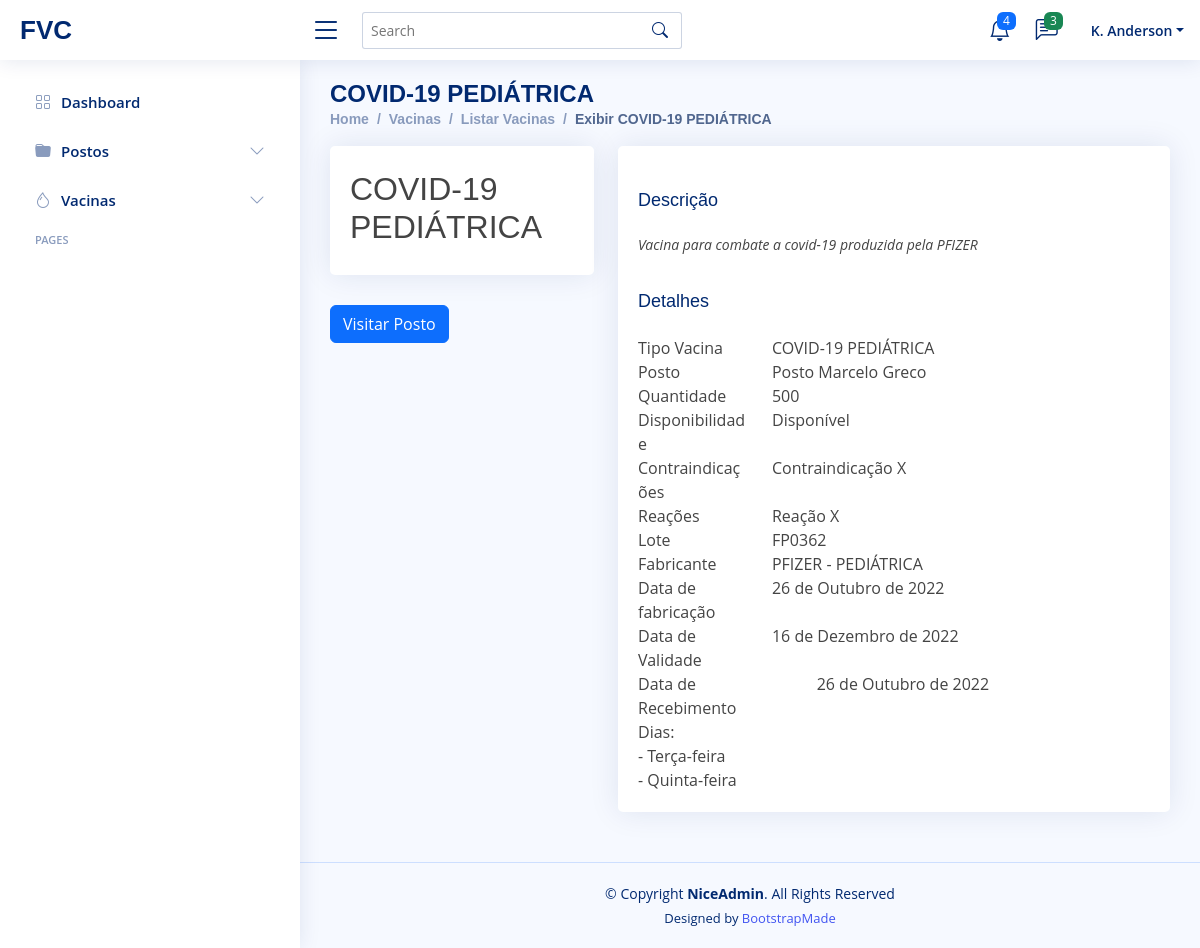
/vacshow/1, run on the app's committed database.
### core/models.py (models this page shows, shortened)
class vacinas(models.Model):
    DISPONIBILIDADE_CHOICES=[
        [1, "Disponível"],
        [0, "Indisponível"]
    ]
    vac_tipo_vacina = models.CharField(max_length = 120)
    vac_lote = models.CharField(max_length = 45)
    vac_fabricante = models.CharField(max_length = 45)
    vac_descricao = models.TextField(max_length = 300)
    vac_quantidade = models.IntegerField()
    vac_disponibilidade = models.BooleanField(choices=DISPONIBILIDADE_CHOICES)
    vac_contraindicacao = models.TextField(max_length = 300)
    vac_reacoes = models.TextField(max_length = 300)
    vac_data_fabricacao = models.DateField()
    vac_data_validade = models.DateField()
    vac_data_recebimento = models.DateField()
    vac_posto = models.ForeignKey("Postos", on_delete=models.CASCADE, related_name='Vacinas')
    vac_dias = models.ManyToManyField("Dias", related_name = "Vacinas")
    class Meta:
        verbose_name_plural = "Vacinas"

class postos(models.Model):
    pos_nome = models.CharField(max_length = 120)
    pos_cep = models.CharField(max_length = 45)
    pos_rua = models.CharField(max_length = 45)
    pos_bairro = models.CharField(max_length = 45)
    pos_numero = models.IntegerField()
    pos_logradouro = models.CharField(max_length = 45)
    pos_telefone = models.CharField(max_length = 45)
    def __str__(self):
        return (self.pos_nome)
    class Meta:
        verbose_name_plural = "Postos"

class dias(models.Model):
    DIAS_CHOICES= [
        [1, "Domingo"],
        [2, "Segunda-feira"],
        [3, "Terça-feira"],
        [4, "Quarta-feira"],
        [5, "Quinta-feira"],
        [6, "Sexta-feira"],
        [7, "Sábado"]
    ]
    dis_dia = models.CharField(max_length = 20 , choices= DIAS_CHOICES)
    def __str__(self):
        return (self.dis_dia)
    class Meta:
        verbose_name_plural = "Dias"

### core/views.py (the view)
# urls.py: path('vacshow/<int:id_vacina>', vac_show, name= "show_vacinas"),
def  vac_show(request, id_vacina):
    vacina = vacinas.objects.get(pk = id_vacina)
    dias = vacina.vac_dias.all()
    pacote = {"vacinaChave": vacina, "dias":dias}
    return render(request, "vac-show.html",pacote)

### core/templates/vac-show.html (shortened to what this page needs)
{%extends 'layouts/pages-blank.html'%}
{%block page-name%}{{vacinaChave.vac_tipo_vacina}}{%endblock page-name%}
{%block directory%}
<li class="breadcrumb-item"><a href="index.html">Home</a></li>
<li class="breadcrumb-item">Vacinas</li>
<li class="breadcrumb-item"><a href="{%url 'lista_vacinas'%}">Listar Vacinas</a></li>
<li class="breadcrumb-item active">Exibir {{vacinaChave.vac_tipo_vacina}}</li>
{%endblock directory%}
{%block main-content%}
<div class="row">
    <div class="col-xl-4">
      <div class="card">
        <div class="card-body profile-card pt-4 d-flex flex-column align-items-center">
          <h2>{{vacinaChave.vac_tipo_vacina}}</h2>
        </div>
      </div>
      <div class="">
        <a href= "{% url 'show_postos' vacinaChave.vac_posto.id%}">
          <button type="button" class="btn btn-primary">
            Visitar Posto
          </button>
        </a>
      </div>
    </div>
    <div class="col-xl-8">
      <div class="card">
        <div class="card-body pt-3">
          <div class="tab-content pt-2">
            <div class="tab-pane fade show active profile-overview" id="profile-overview">
              <h5 class="card-title">Descrição</h5>
              <p class="small fst-italic">{{vacinaChave.vac_descricao}}</p>
              <h5 class="card-title">Detalhes</h5>
              <div class="row">
                <div class="col-lg-3 col-md-4 label ">Tipo Vacina</div>
                <div class="col-lg-9 col-md-8">{{vacinaChave.vac_tipo_vacina}}</div>
              </div>
              <div class="row">
                <div class="col-lg-3 col-md-4 label ">Posto</div>
                <div class="col-lg-9 col-md-8">{{vacinaChave.vac_posto}}</div>
              </div>
              <div class="row">
                <div class="col-lg-3 col-md-4 label">Quantidade</div>
                <div class="col-lg-9 col-md-8">{{vacinaChave.vac_quantidade}}</div>
              </div>
              <div class="row">
                <div class="col-lg-3 col-md-4 label">Disponibilidade</div>
                <div class="col-lg-9 col-md-8">
                  {%if vacinaChave.vac_disponibilidade%}
                    <div class="col-lg-9 col-md-8">Disponível</div>
                  {% else %}
                    <div class="col-lg-9 col-md-8">Indisponível</div>
                  {% endif %}
                </div>
              </div>
              <div class="row">
                <div class="col-lg-3 col-md-4 label">Contraindicações</div>
                <div class="col-lg-9 col-md-8">{{vacinaChave.vac_contraindicacao}}</div>
              </div>
              <div class="row">
                <div class="col-lg-3 col-md-4 label">Reações</div>
                <div class="col-lg-9 col-md-8">{{vacinaChave.vac_reacoes}}</div>
              </div>
              <div class="row">
                <div class="col-lg-3 col-md-4 label">Lote</div>
                <div class="col-lg-9 col-md-8">{{vacinaChave.vac_lote}}</div>
              </div>
              <div class="row">
                <div class="col-lg-3 col-md-4 label">Fabricante</div>
                <div class="col-lg-9 col-md-8">{{vacinaChave.vac_fabricante}}</div>
              </div>
              <div class="row">
                <div class="col-lg-3 col-md-4 label">Data de fabricação</div>
                <div class="col-lg-9 col-md-8">{{vacinaChave.vac_data_fabricacao}}</div>
              </div>
              <div class="row">
                <div class="col-lg-3 col-md-4 label">Data de Validade</div>
                <div class="col-lg-9 col-md-8">{{vacinaChave.vac_data_validade}}</div>
              </div>
              <div class="row">
                <div class="col-lg-4 col-md-4 label">Data de Recebimento</div>
                <div class="col-lg-8 col-md-8">{{vacinaChave.vac_data_recebimento}}</div>
              </div>
              <div class="row">
                <div class="col-lg-4 col-md-4 label">Dias:</div>
                {%for dia in dias%}
                <div class="">- {{dia}}</div>
                {%endfor%}
              </div>
            </div>
          </div>
        </div>
      </div>
    </div>
  </div>
{%endblock main-content%}

### core/static/assets/css/style.css (style rules this page uses)
:root { scroll-behavior: smooth; }
body { font-family: "Open Sans", sans-serif; background: #f6f9ff; color: #444444; }
a { color: #4154f1; text-decoration: none; }
h1, h2, h3, h4, h5, h6 { font-family: "Nunito", sans-serif; }
.card { margin-bottom: 30px; border: none; border-radius: 5px; box-shadow: 0px 0 30px rgba(1, 41, 112, 0.1); }
.card-title { padding: 20px 0 15px 0; font-size: 18px; font-weight: 500; color: #012970; font-family: "Poppins", sans-serif; }
.card-body { padding: 0 20px 20px 20px; }
.breadcrumb a { color: #899bbd; transition: 0.3s; }
.breadcrumb .breadcrumb-item::before { color: #899bbd; }
.breadcrumb .active { color: #51678f; font-weight: 600; }

### data on the page
vacinas: vac_tipo_vacina "COVID-19 PEDIÁTRICA", vac_descricao "Vacina para combate a covid-19 produzida pela PFIZER", vac_posto "Posto Marcelo Greco", vac_quantidade "500", vac_contraindicacao "Contraindicação X", vac_reacoes "Reação X", vac_lote "FP0362", vac_fabricante "PFIZER - PEDIÁTRICA", vac_data_fabricacao "26 de Outubro de 2022", vac_data_validade "16 de Dezembro de 2022", vac_data_recebimento "26 de Outubro de 2022"
dias: dis_dia "Terça-feira"
dias: dis_dia "Quinta-feira"
